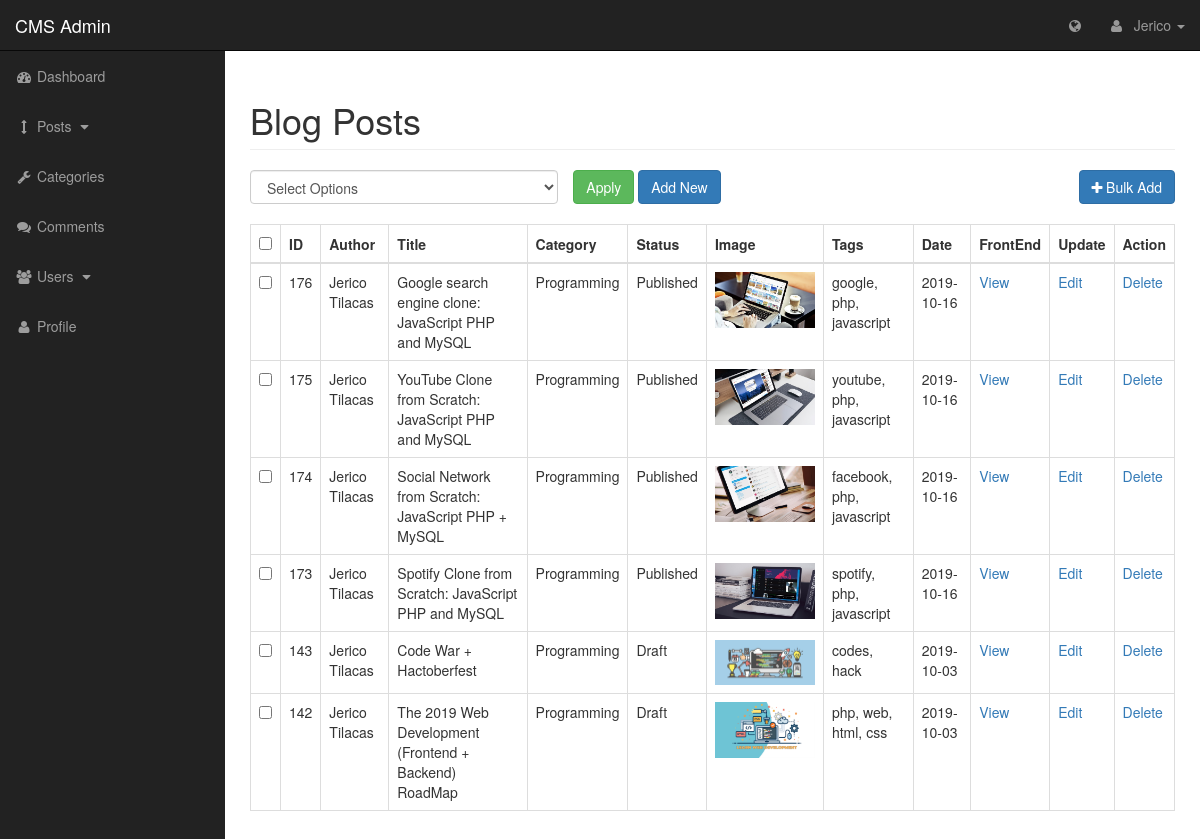
The app's page /admin/posts.php (signed in) with its own data.
### tables this page shows
CREATE TABLE IF NOT EXISTS `posts` (
  `post_id` int(3) NOT NULL AUTO_INCREMENT,
  `post_category_id` int(3) NOT NULL,
  `post_title` varchar(255) NOT NULL,
  `post_author` varchar(255) NOT NULL,
  `post_date` date NOT NULL,
  `post_image` text NOT NULL,
  `post_content` text NOT NULL,
  `post_tags` varchar(255) NOT NULL,
  `post_comment_count` varchar(255) NOT NULL,
  `post_status` varchar(255) NOT NULL DEFAULT 'draft',
  PRIMARY KEY (`post_id`)
);

CREATE TABLE IF NOT EXISTS `categories` (
  `cat_id` int(3) NOT NULL AUTO_INCREMENT,
  `cat_title` varchar(255) NOT NULL,
  PRIMARY KEY (`cat_id`)
);

### admin/includes/view_all_posts.php (the view, shortened to what this page needs)
<form action="" method="post">
<table class="table table-bordered table-hover">
    <div id="bulkOptionsContainer" class="col-xs-4" style="padding: 0px;">
        <select class="form-control" name="bulk_options" id="">
            <option value="">Select Options</option>
        </select>
    </div>
    <div class="col-xs-4">
    <input type="submit" name="submit" class="btn btn-success" value="Apply">
         <a class="btn btn-primary" href="posts.php?source=add_post">Add New</a><br><br>
    </div>
    <div class="col-xs-4" align="right" style="padding: 0px">
         <a class="btn btn-primary" href="posts.php?source=import_blog"><i class="fa fa-plus">&nbsp;</i>Bulk Add</a>
    </div>
    <thead>
    <tr>
        <th><input id="selectAllBoxes" type="checkbox"></th>
        <th>ID</th>
        <th>Author</th>
        <th>Title</th>
        <th>Category</th>
        <th>Status</th>
        <th>Image</th>
        <th>Tags</th>
        <th>Date</th>
        <th>FrontEnd</th>
        <th>Update</th>
        <th>Action</th>
    </tr>
    </thead>
    <tbody>
    <?php
    $query = "SELECT * FROM posts ORDER BY post_id DESC ";
    $select_posts = mysqli_query($connection, $query);
    while ($row = mysqli_fetch_assoc($select_posts)){
        $post_id = $row['post_id'];
        $post_author = $row['post_author'];
        $post_title = $row['post_title'];
        $post_category_id = $row['post_category_id'];
        $post_status = $row['post_status'];
        $post_image = $row['post_image'];
        $post_tags = $row['post_tags'];
        $post_date = $row['post_date'];
        echo "<tr>";
        ?>
        <td><input class="checkBoxes" type="checkbox" name="checkBoxArray[]"value="<?php echo $post_id; ?>"></td>
        <?php
        echo "<td>$post_id</td>";
        echo "<td>$post_author</td>";
        echo "<td>$post_title</td>";
        $query = "SELECT * FROM categories WHERE cat_id = {$post_category_id} ";
        $select_categories_id = mysqli_query($connection, $query);
        while($row = mysqli_fetch_assoc($select_categories_id)){
            $cat_title = $row['cat_title'];
        echo "<td>{$cat_title}</td>";
        }
        echo "<td>$post_status</td>";
        echo "<td><img width='100' src='../images/$post_image' alt='image' </td>";
        echo "<td>$post_tags</td>";
        echo "<td>$post_date</td>";
        echo "<td><a href='../post.php?p_id={$post_id}'>View</a></td>";
        echo "<td><a href='posts.php?source=edit_post&p_id={$post_id}'>Edit</a></td>";
        echo "<td><a rel='$post_id' href='javascript:void(0)' class='delete_link'>Delete</a></td>";
        echo "</tr>";
    }
    ?>
    </tbody>
</table>
</form>

### admin/css/sb-admin.css (style rules this page uses)
body { margin-top: 100px; background-color: #222; }
@media (min-width:768px) { body { margin-top: 50px; } }
#bulkOptionsContainer { padding: 0px; }

### records on screen
posts: post_id "176", post_author "Jerico Tilacas", post_title "Google search engine clone: JavaScript PHP and MySQL", post_status "Published", post_image (picture), post_tags "google, php, javascript", post_date "2019-10-16"
categories: cat_title "Programming"
posts: post_id "175", post_author "Jerico Tilacas", post_title "YouTube Clone from Scratch: JavaScript PHP and MySQL", post_status "Published", post_image (picture), post_tags "youtube, php, javascript", post_date "2019-10-16"
posts: post_id "174", post_author "Jerico Tilacas", post_title "Social Network from Scratch: JavaScript PHP + MySQL", post_status "Published", post_image (picture), post_tags "facebook, php, javascript", post_date "2019-10-16"
posts: post_id "173", post_author "Jerico Tilacas", post_title "Spotify Clone from Scratch: JavaScript PHP and MySQL", post_status "Published", post_image (picture), post_tags "spotify, php, javascript", post_date "2019-10-16"
posts: post_id "143", post_author "Jerico Tilacas", post_title "Code War + Hactoberfest", post_status "Draft", post_image (picture), post_tags "codes, hack", post_date "2019-10-03"
posts: post_id "142", post_author "Jerico Tilacas", post_title "The 2019 Web Development (Frontend + Backend) RoadMap", post_status "Draft", post_image (picture), post_tags "php, web, html, css", post_date "2019-10-03"

### other values on screen
$_SESSION['user_firstname'] "Jerico"
